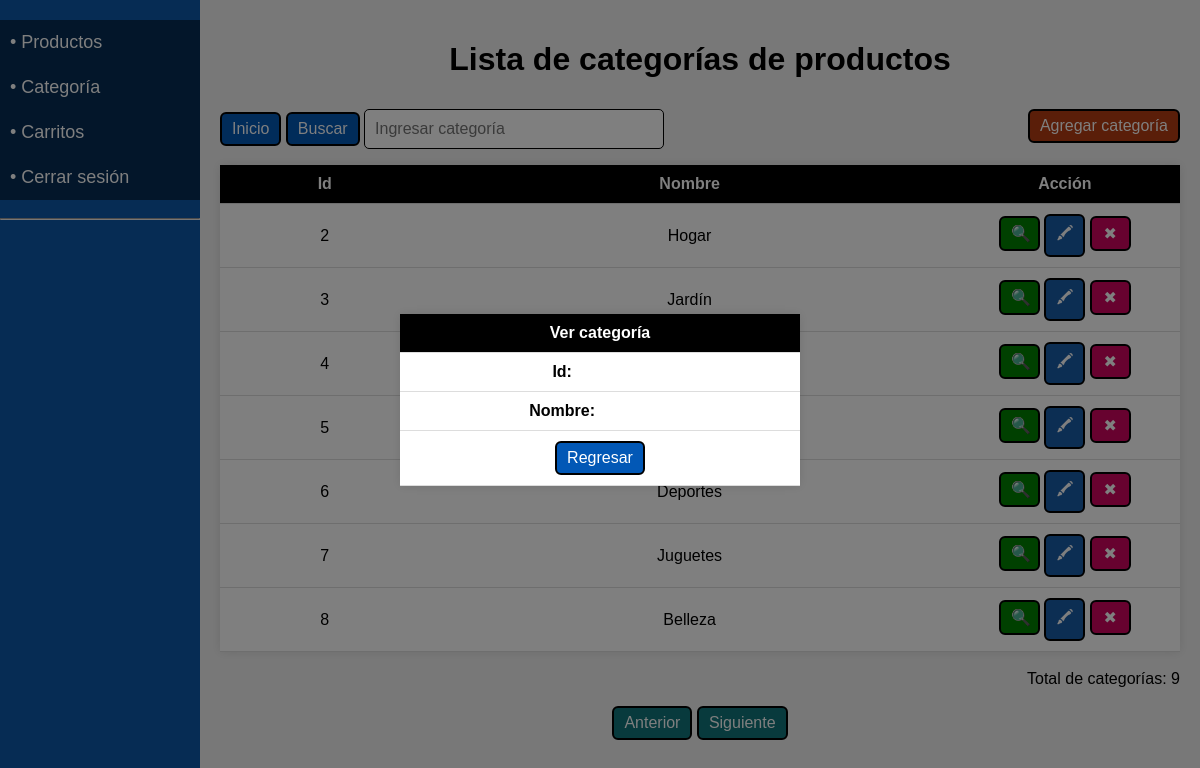
The app's page /categoria_ver.php (signed in) with its own data.
### tables this page shows
CREATE TABLE `categoria_productos` (
  `id` int(11) NOT NULL,
  `nombre` varchar(50) DEFAULT NULL
);

### categoria_tabla.php (the view, shortened to what this page needs)
<?php
include("barra_lateral.php");
?>
<html>
<body>
<div class="ContenedorPrincipal">
<?php
$filasmax = 7;
    if (isset($_GET['pag']))
	{
        $pagina = $_GET['pag'];
    } else
	{
        $pagina = 1;
    }
 if(isset($_POST['btnbuscar']))
{
$buscar = $_POST['txtbuscar'];
 $sqlcat = mysqli_query($conn, "SELECT * FROM categoria_productos where nombre = '".$buscar."'");
}
else
{
 $sqlcat = mysqli_query($conn, "SELECT * FROM categoria_productos ORDER BY id ASC LIMIT " . (($pagina - 1) * $filasmax)  . "," . $filasmax);
}
    $resultadoMaximo = mysqli_query($conn, "SELECT count(*) as num_categorias FROM categoria_productos");
    $maxusutabla = mysqli_fetch_assoc($resultadoMaximo)['num_categorias'];
    ?>
	<div class="ContenedorTabla" >
	<form method="POST">
	<h1>Lista de categorías de productos</h1>
	<div class="ContBuscar">
	<div style="float: left;">
	<a href="categoria_tabla.php" class="BotonesTeam">Inicio</a>
	<input class="BotonesTeam" type="submit" value="Buscar" name="btnbuscar">
	<input class="CajaTextoBuscar" type="text" name="txtbuscar"  placeholder="Ingresar categoría" autocomplete="off" >
	</div>
	<div style="float:right">
	<?php echo "<a class='BotonesTeam5' href=\"categoria_registrar.php?pag=$pagina\">Agregar categoría</a>";?>
	</div>
	</div>
</form>
    <table>
<tr>
<th>Id</th>
<th>Nombre</th>
<th>Acción</th>
</tr>
<?php
while ($mostrar = mysqli_fetch_assoc($sqlcat))
		{
echo "<tr>";
echo "<td>".$mostrar['id']."</td>";
echo "<td>".$mostrar['nombre']."</td>";
echo "<td style='width:24%'>
<a class='BotonesTeam1' href=\"categoria_ver.php?categoria=$mostrar[id]&pag=$pagina\">&#x1F50D;</a>
<a class='BotonesTeam2' href=\"categoria_modificar.php?categoria=$mostrar[id]&pag=$pagina\">&#128397;</a>
<a class='BotonesTeam3' href=\"categoria_eliminar.php?categoria=$mostrar[id]&pag=$pagina\" onClick=\"return confirm('¿Estás seguro de eliminar la categoría $mostrar[nombre]?')\">&#10006;</a>
</td>";
}
?>
</table>
<div style='text-align:right'>
<br>
<?php echo "Total de categorías: ".$maxusutabla;?>
</div>
</div>
<div style='text-align:right'>
<br>
</div>
<div style="text-align:center">
<?php
if (isset($_GET['pag'])) {
if ($_GET['pag'] > 1) {
 ?>
<a class="BotonesTeam4" href="categoria_tabla.php?pag=<?php echo $_GET['pag'] - 1; ?>">Anterior</a>
<?php
}
else
{
?>
<a class="BotonesTeam4" href="#" style="pointer-events: none">Anterior</a>
<?php
}
?>
 <?php
}
else
{
?>
<a class="BotonesTeam4" href="#" style="pointer-events: none">Anterior</a>
<?php
}
if (isset($_GET['pag'])) {
if ((($pagina) * $filasmax) < $maxusutabla) {
?>
<a class="BotonesTeam4" href="categoria_tabla.php?pag=<?php echo $_GET['pag'] + 1; ?>">Siguiente</a>
<?php
} else {
?>
<a class="BotonesTeam4" href="#" style="pointer-events: none">Siguiente</a>
<?php
}
?>
<?php
} else {
?>
<a class="BotonesTeam4" href="categoria_tabla.php?pag=2">Siguiente</a>
<?php
}
?>
</div>
</div>
</body>
</html>

### css/styles.css (style rules this page uses)
body { background: #f2f2f2; font-family: Arial, sans-serif; margin:0; padding:0; display: flex; flex-direction: column; }
h1 { color:black; }
.ContenedorPrincipal { margin-left: 200px; padding: 20px; box-sizing: border-box; text-align:center; }
table { border-collapse: collapse; width: 100%; margin: 0 auto; background-color: #fff; box-shadow: 0 0 10px rgba(0, 0, 0, 0.1); color:#000; }
th { background-color: black; color: white; }
th, td { padding: 10px; text-align: center; border-bottom: 1px solid #dddddd; }
.ContenedorTabla { margin-left: auto; margin-right: auto; max-width:1260px; width: 100%; }
.BotonesTeam,.BotonesTeam1,.BotonesTeam2,.BotonesTeam3,.BotonesTeam4,.BotonesTeam5 { text-align:center; display: inline-block; background:#0258b6; padding: 6px 10px; border-radius:6px; text-decoration: none; color:white; border:2px solid black; cursor:pointer; font-size: 16px; }
.BotonesTeam1,.BotonesTeam2,.BotonesTeam3 { transition: transform 250ms; width:8%; background:green; }
.BotonesTeam2 { background:#185ca7; }
.BotonesTeam3 { background:#cf055f; }
.BotonesTeam4 { background:#11757A; }
.BotonesTeam5 { transition: transform 250ms; background:#B63C12; }
.ContBuscar { overflow: hidden; padding-top:1%; }
.CajaTextoBuscar { width: 300px; padding: 10px; font-size:1em; border-radius:5px; border:1px solid black; color:black; }

### records on screen
categoria_productos: id "2", nombre "Hogar"
categoria_productos: id "3", nombre "Jardín"
categoria_productos: id "4"
categoria_productos: id "5"
categoria_productos: id "6", nombre "Deportes"
categoria_productos: id "7", nombre "Juguetes"
categoria_productos: id "8", nombre "Belleza"

### other values on screen
$maxusutabla "9"
